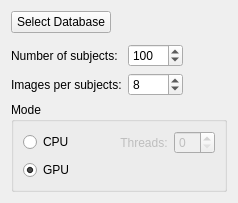
            <widget class="QWidget" name="tab_3">
             <attribute name="title">
              <string>Input</string>
             </attribute>
             <layout class="QVBoxLayout" name="verticalLayout_62">
              <item>
               <layout class="QHBoxLayout" name="horizontalLayout_14">
                <item>
                 <widget class="QPushButton" name="pushButton_inputDatabase">
                  <property name="sizePolicy">
                   <sizepolicy hsizetype="Fixed" vsizetype="Fixed">
                    <horstretch>0</horstretch>
                    <verstretch>0</verstretch>
                   </sizepolicy>
                  </property>
                  <property name="maximumSize">
                   <size>
                    <width>100</width>
                    <height>16777215</height>
                   </size>
                  </property>
                  <property name="text">
                   <string>Select Database</string>
                  </property>
                 </widget>
                </item>
                <item>
                 <spacer name="horizontalSpacer_8">
                  <property name="orientation">
                   <enum>Qt::Horizontal</enum>
                  </property>
                  <property name="sizeType">
                   <enum>QSizePolicy::Fixed</enum>
                  </property>
                  <property name="sizeHint" stdset="0">
                   <size>
                    <width>10</width>
                    <height>20</height>
                   </size>
                  </property>
                 </spacer>
                </item>
                <item>
                 <widget class="QLabel" name="label_selectedDbName">
                  <property name="text">
                   <string/>
                  </property>
                  <property name="wordWrap">
                   <bool>true</bool>
                  </property>
                 </widget>
                </item>
               </layout>
              </item>
              <item>
               <spacer name="verticalSpacer_5">
                <property name="orientation">
                 <enum>Qt::Vertical</enum>
                </property>
                <property name="sizeType">
                 <enum>QSizePolicy::Expanding</enum>
                </property>
                <property name="sizeHint" stdset="0">
                 <size>
                  <width>20</width>
                  <height>5</height>
                 </size>
                </property>
               </spacer>
              </item>
              <item>
               <layout class="QGridLayout" name="gridLayout_4">
                <item row="0" column="0">
                 <widget class="QLabel" name="label_numberOfSubject">
                  <property name="text">
                   <string>Number of subjects:</string>
                  </property>
                 </widget>
                </item>
                <item row="0" column="1">
                 <widget class="QSpinBox" name="spinBox_numberOfSubject">
                  <property name="minimumSize">
                   <size>
                    <width>55</width>
                    <height>0</height>
                   </size>
                  </property>
                  <property name="maximumSize">
                   <size>
                    <width>55</width>
                    <height>16777215</height>
                   </size>
                  </property>
                  <property name="maximum">
                   <number>1000</number>
                  </property>
                  <property name="value">
                   <number>100</number>
                  </property>
                 </widget>
                </item>
                <item row="0" column="2" rowspan="2">
                 <spacer name="horizontalSpacer_12">
                  <property name="orientation">
                   <enum>Qt::Horizontal</enum>
                  </property>
                  <property name="sizeHint" stdset="0">
                   <size>
                    <width>40</width>
                    <height>20</height>
                   </size>
                  </property>
                 </spacer>
                </item>
                <item row="1" column="0">
                 <widget class="QLabel" name="label_imagesPerSubject">
                  <property name="text">
                   <string>Images per subjects:</string>
                  </property>
                 </widget>
                </item>
                <item row="1" column="1">
                 <widget class="QSpinBox" name="spinBox_imagesPerSubject">
                  <property name="minimumSize">
                   <size>
                    <width>55</width>
                    <height>0</height>
                   </size>
                  </property>
                  <property name="maximumSize">
                   <size>
                    <width>55</width>
                    <height>16777215</height>
                   </size>
                  </property>
                  <property name="maximum">
                   <number>100</number>
                  </property>
                  <property name="value">
                   <number>8</number>
                  </property>
                 </widget>
                </item>
               </layout>
              </item>
              <item>
               <widget class="QGroupBox" name="groupBox_dbTester_mode">
                <property name="title">
                 <string>Mode</string>
                </property>
                <layout class="QVBoxLayout" name="verticalLayout_29">
                 <item>
                  <layout class="QHBoxLayout" name="horizontalLayout_49">
                   <item>
                    <widget class="QRadioButton" name="radioButton_dbTester_cpuMode">
                     <property name="text">
                      <string>CPU</string>
                     </property>
                    </widget>
                   </item>
                   <item>
                    <spacer name="horizontalSpacer_42">
                     <property name="orientation">
                      <enum>Qt::Horizontal</enum>
                     </property>
                     <property name="sizeHint" stdset="0">
                      <size>
                       <width>40</width>
                       <height>20</height>
                      </size>
                     </property>
                    </spacer>
                   </item>
                   <item>
                    <widget class="QLabel" name="label_dbTester_threadNum">
                     <property name="enabled">
                      <bool>false</bool>
                     </property>
                     <property name="text">
                      <string>Threads:</string>
                     </property>
                     <property name="alignment">
                      <set>Qt::AlignCenter</set>
                     </property>
                     <property name="wordWrap">
                      <bool>true</bool>
                     </property>
                    </widget>
                   </item>
                   <item>
                    <widget class="QSpinBox" name="spinBox_dbTester_threadNum">
                     <property name="enabled">
                      <bool>false</bool>
                     </property>
                    </widget>
                   </item>
                  </layout>
                 </item>
                 <item>
                  <widget class="QRadioButton" name="radioButton_dbTester_gpuMode">
                   <property name="text">
                    <string>GPU</string>
                   </property>
                   <property name="checked">
                    <bool>true</bool>
                   </property>
                  </widget>
                 </item>
                </layout>
               </widget>
              </item>
             </layout>
            </widget>
